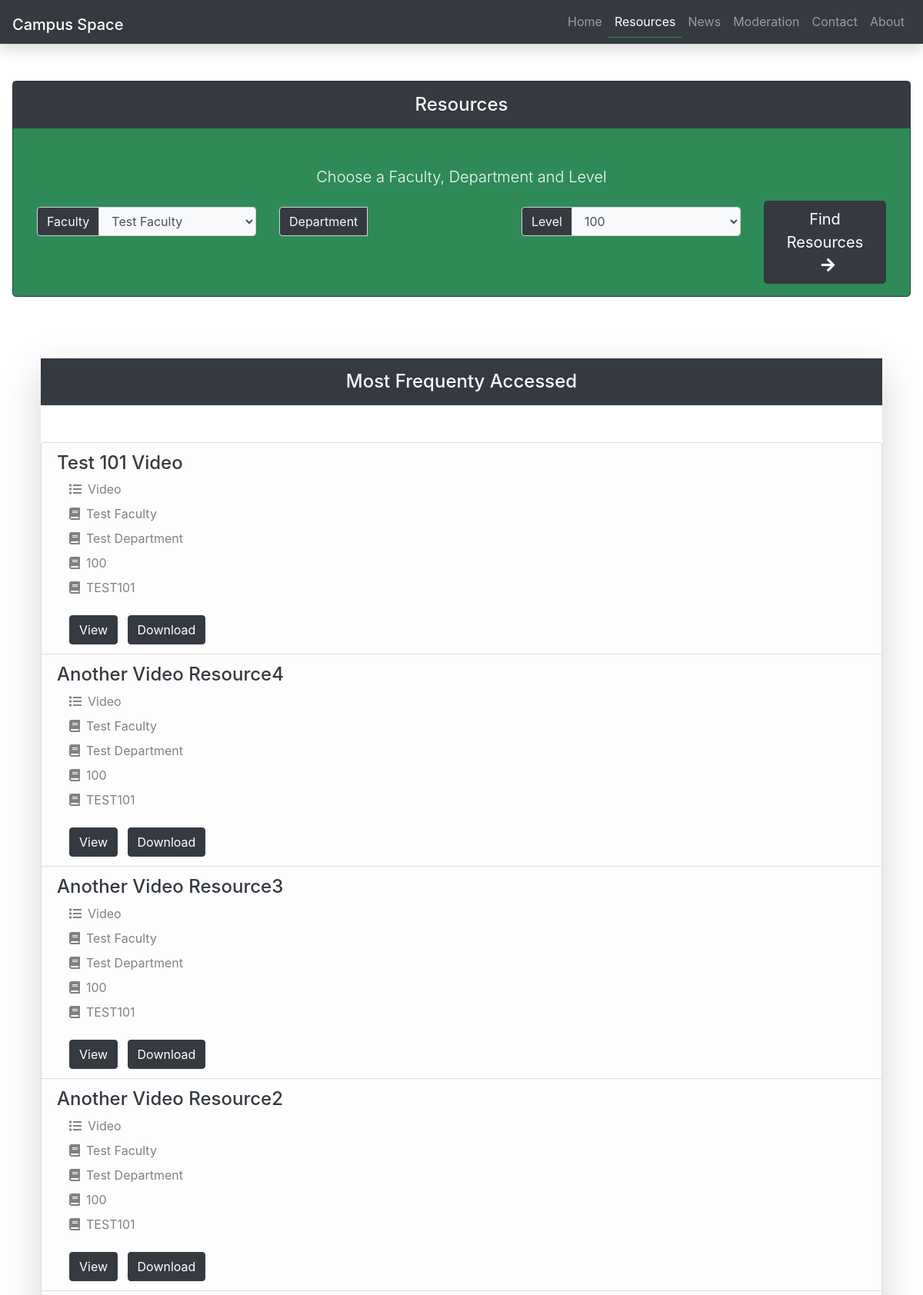
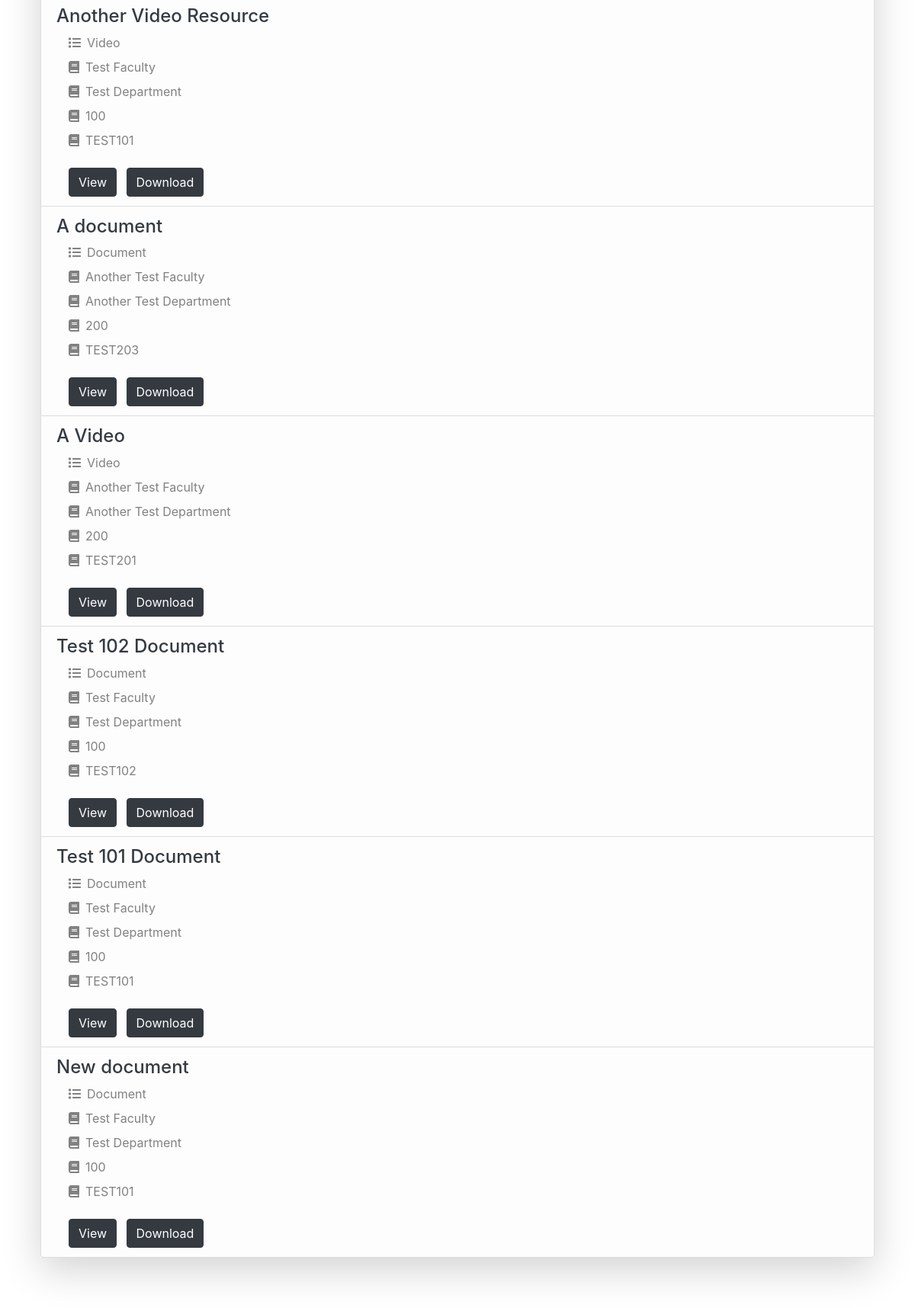
The app's page /index.php/resources (upper part) with its own data (2 pictures, top to bottom).
### tables this page shows
CREATE TABLE `resources` (
  `id` int(10) UNSIGNED NOT NULL,
  `title` varchar(60) NOT NULL,
  `course_id` int(11) NOT NULL,
  `faculty_id` int(11) NOT NULL,
  `department_id` int(11) NOT NULL,
  `level_id` int(11) NOT NULL,
  `category_id` int(11) NOT NULL,
  `description` varchar(2000) NOT NULL,
  `file` varchar(100) NOT NULL,
  `date_added` datetime NOT NULL DEFAULT current_timestamp(),
  `downloads` int(10) UNSIGNED NOT NULL DEFAULT 0
);

CREATE TABLE `resource_categories` (
  `id` int(10) UNSIGNED NOT NULL,
  `category` varchar(60) NOT NULL
);

CREATE TABLE `faculties` (
  `id` int(10) UNSIGNED NOT NULL,
  `faculty` varchar(60) NOT NULL
);

CREATE TABLE `departments` (
  `id` int(10) UNSIGNED NOT NULL,
  `department` varchar(60) NOT NULL,
  `faculty_id` int(11) NOT NULL
);

CREATE TABLE `levels` (
  `id` int(10) UNSIGNED NOT NULL,
  `level` varchar(12) NOT NULL
);

CREATE TABLE `courses` (
  `id` int(10) UNSIGNED NOT NULL,
  `department_id` int(10) UNSIGNED NOT NULL,
  `level_id` int(11) NOT NULL,
  `course_code` varchar(12) NOT NULL,
  `course_title` varchar(60) NOT NULL
);

### application/controllers/Resources.php (called while the page is built, shortened)
<?php
class Resources extends CI_Controller
{
    public function index()
    {
        $data['page_title'] = 'Resources';
        $data['resources'] = $this->resources_model->get_frequenty_accessed_resources();
        load_view('resources/index', $data);
    }
}

### index.php (called while the page is built, shortened)
<?php
require_once BASEPATH.'core/CodeIgniter.php';

### application/models/Moderation_model.php (called while the page is built, shortened)
<?php
class Moderation_model extends CI_Model
{
    public function get_levels()
    {
        return $this->db->get('levels')->result_array();
    }
    public function get_faculties()
    {
        return $this->db->get('faculties')->result_array();
    }
}

### application/models/Resources_model.php (called while the page is built, shortened)
<?php
class Resources_model extends CI_Model
{
    function get_frequenty_accessed_resources()
    {
        $query = $this->db->select('resources.id, resources.title AS resource_title, resource_categories.category AS resource_category, '
            . 'levels.level AS resource_level, faculties.faculty AS resource_faculty, departments.department AS resource_department, '
            . 'courses.course_code AS resource_course')
            ->from('resources')
            ->join('resource_categories', 'resource_categories.id = resources.category_id')
            ->join('levels', 'levels.id = resources.level_id')
            ->join('faculties', 'faculties.id = resources.faculty_id')
            ->join('departments', 'departments.id = resources.department_id')
            ->join('courses', 'courses.id = resources.course_id')
            ->order_by('resources.downloads DESC')
            ->limit(10, 0);
        return $query->get()->result_array();
    }
}

### application/views/resources/index.php (the view)
<div class="res-container mt-5 m-3 border border-dark rounded rounded-lg text-light">
    <div class="p-3 text-light">
        <h4 class="text-center text-light bg-dark p-3 mt-n3 mx-n3 mb-5">Resources</h4>
        <p class="lead text-center">Choose a Faculty, Department and Level</p>
        <div class="container-fluid">
            <div class="row">
                <div class="col-sm mt-2">
                    <div class="input-group mb-3">
                        <div class="input-group-prepend">
                            <span class="input-group-text bg-dark text-light">Faculty</span>
                        </div>
                        <?= get_faculties_select('faculty_select'); ?>
                    </div>
                </div>
                <div class="col-sm mt-2">
                    <div class="input-group mb-3" id="departments_select_container">
                        <div class="input-group-prepend">
                            <span class="input-group-text bg-dark text-light">Department</span>
                        </div>
                    </div>
                </div>
                <div class="col-sm mt-2">
                    <div class="input-group mb-3">
                        <div class="input-group-prepend">
                            <span class="input-group-text bg-dark text-light">Level</span>
                        </div>
                        <?= get_levels_select(); ?>
                    </div>
                </div>
                <div class="col-sm-2 mt-4 mt-md-0">
                    <button id="btn_find_resources" class="btn btn-dark btn-lg">
                        Find Resources <span class="fas fa-arrow-right ml-2"></span>
                    </button>
                </div>
            </div>
        </div>
    </div>
</div>
<div class="container resources-index-mfa mb-3">
    <div class="mt-5 m-2 text-dark pt-3 shadow shadow-lg pl-0">
        <h4 class="text-center text-light bg-dark p-3 mt-n3 mb-5">Most Frequenty Accessed</h4>
        <ul class="list-group">
            <?php foreach ($resources as $resource): ?>
                <li class="list-group-item list-group-item-light">
                    <h4 class="text-dark"><?= $resource['resource_title']; ?></h4>
                    <div class="ml-3">
                        <div class="mb-2"><span class="fas fa-list mr-2"></span><?= $resource['resource_category']; ?></div>
                        <div class="mb-2"><span class="fas fa-book mr-2"></span><?= $resource['resource_faculty']; ?></div>
                        <div class="mb-2"><span class="fas fa-book mr-2"></span><?= $resource['resource_department']; ?></div>
                        <div class="mb-2"><span class="fas fa-book mr-2"></span><?= $resource['resource_level']; ?></div>
                        <div class="mb-2"><span class="fas fa-book mr-2"></span><?= $resource['resource_course']; ?></div>
                        <div class="mt-4">
                            <a href="<?= site_url('resources/view/' . $resource['id']); ?>" class="btn btn-dark mr-2">View</a>
                            <a href="<?= site_url('download/resource/' . $resource['id']); ?>" class="btn btn-dark">Download</a>
                        </div>
                    </div>
                </li>
            <?php endforeach; ?>
        </ul>
    </div>
</div>

### application/views/templates/header.php (shortened to what this page needs)
<!DOCTYPE html>
<html lang="en">
  <head>
    <link rel="stylesheet" href="<?php echo base_url('assets/css/bootstrap.min.css') ?>">
    <link rel="stylesheet" href="<?php echo base_url('assets/css/all.css') ?>">
    <link rel="stylesheet" href="<?php echo base_url('assets/css/fonts.css') ?>">
    <link rel="stylesheet" href="<?php echo base_url('assets/css/styles.css') ?>">
    <link rel="stylesheet" href="<?php echo base_url('assets/css/styles_sidebar.css') ?>">
  </head>
  <body>
    <header class="sticky-top">
      <nav class="navbar navbar-dark bg-dark text-white navbar-expand-sm px-3 shadow shadow-sm" id="generic-navbar">
        <a class="navbar-brand" href="<?php echo site_url() ?>">
        	<h5 class="d-inline align-bottom title-font">Campus Space</h5>
        </a>
        <div id="nav-menu" class="collapse navbar-collapse justify-content-end">
          <ul class="navbar-nav alex-font text-white">
            <li class="nav-item <?php if ($page_title == 'Home') echo 'active'; ?>"><a class="nav-link" href="<?php echo site_url() ?>">Home</a></li>
            <li class="nav-item <?php if ($page_title == 'Resources') echo 'active'; ?>"><a class="nav-link" href="<?php echo site_url('resources') ?>">Resources</a></li>
            <li class="nav-item <?php if ($page_title == 'News') echo 'active'; ?>"><a class="nav-link" href="<?php echo site_url('news') ?>">News</a></li>
            <li class="nav-item <?php if ($page_title == 'Moderation') echo 'active'; ?>"><a class="nav-link" href="<?php echo site_url('moderation') ?>">Moderation</a></li>
            <li class="nav-item <?php if ($page_title == 'Contact') echo 'active'; ?>"><a class="nav-link" href="<?php echo site_url('contact') ?>">Contact</a></li>
            <li class="nav-item <?php if ($page_title == 'About') echo 'active'; ?>"><a class="nav-link" href="<?php echo site_url('about') ?>">About</a></li>
          </ul>
        </div>
      </nav>
    </header>
    <div id="page-contents">
      <main id="content-wrap" class="container-fluid px-0 pt-0 alegreya-r">

### application/helpers/MY_url_helper.php (shortened to what this page needs)
<?php
	function load_view ($page_view, $data = [])
	{
		$CI =& get_instance();
		$CI->load->view('templates/header', $data);
		$CI->load->view($page_view, $data);
		$CI->load->view('templates/footer');
	}
	function get_faculties_select ($id = '')
	{
		$CI =& get_instance();
		$faculties = $CI->moderation_model->get_faculties();
		$select = '<select id="' . $id . '" class="form-control bg-light" name="faculty" required>';
		foreach ($faculties as $faculty)
			$select .= '<option value=' . $faculty['id'] . '>' . $faculty['faculty'] . '</option>';
		$select .= '</select>';
		return $select;
	}
	function get_levels_select ($id = 'level_select')
	{
		$CI =& get_instance();
		$levels = $CI->moderation_model->get_levels();
		$select = '<select id="' . $id . '" class="form-control bg-light" name="level" required>';
		foreach ($levels as $level)
			$select .= '<option value=' . $level['id'] . '>' . $level['level'] . '</option>';
		$select .= '</select>';
		return $select;
	}

### application/views/templates/footer.php (shortened to what this page needs)
    </main>
</div>
</body>
</html>

### assets/css/all.css (style rules this page uses)
.fa, .fas, .far, .fal, .fab { -moz-osx-font-smoothing: grayscale; -webkit-font-smoothing: antialiased; display: inline-block; font-style: normal; font-variant: normal; text-rendering: auto; line-height: 1; }
.fa-arrow-right:before { content: "\f061"; }
.fa-book:before { content: "\f02d"; }
.fa-list:before { content: "\f03a"; }
.fa, .fas { font-family: 'Font Awesome 5 Free'; font-weight: 900; }

### assets/css/styles.css (style rules this page uses)
nav#generic-navbar div#nav-menu li.active { border-bottom: 0.1rem solid seagreen; transition: all 0.3s ease-in-out; }
div#page-contents { position: relative; min-height: 100vh; }
main#content-wrap { padding-bottom: 20rem; background: rgb(255, 255, 255); }
.res-container { background: seagreen; }
div.resources-index-mfa { margin-top: 5rem; }

### records on screen
resources: title "Test 101 Video", resource_categories.category "Video", faculty.faculty "Test Faculty", department.department "Test Department", level.level "100", course.course_code "TEST101"
resources: title "Another Video Resource4", resource_categories.category "Video", faculty.faculty "Test Faculty", department.department "Test Department", level.level "100", course.course_code "TEST101"
resources: title "Another Video Resource3", resource_categories.category "Video", faculty.faculty "Test Faculty", department.department "Test Department", level.level "100", course.course_code "TEST101"
resources: title "Another Video Resource2", resource_categories.category "Video", faculty.faculty "Test Faculty", department.department "Test Department", level.level "100", course.course_code "TEST101"
resources: title "Another Video Resource", resource_categories.category "Video", faculty.faculty "Test Faculty", department.department "Test Department", level.level "100", course.course_code "TEST101"
resources: title "A document", resource_categories.category "Document", faculty.faculty "Another Test Faculty", department.department "Another Test Department", level.level "200", course.course_code "TEST203"
resources: title "A Video", resource_categories.category "Video", faculty.faculty "Another Test Faculty", department.department "Another Test Department", level.level "200", course.course_code "TEST201"
resources: title "Test 102 Document", resource_categories.category "Document", faculty.faculty "Test Faculty", department.department "Test Department", level.level "100", course.course_code "TEST102"
resources: title "Test 101 Document", resource_categories.category "Document", faculty.faculty "Test Faculty", department.department "Test Department", level.level "100", course.course_code "TEST101"
resources: title "New document", resource_categories.category "Document", faculty.faculty "Test Faculty", department.department "Test Department", level.level "100", course.course_code "TEST101"

### other values on screen
form field faculty "Test Faculty"
form field level "100"
